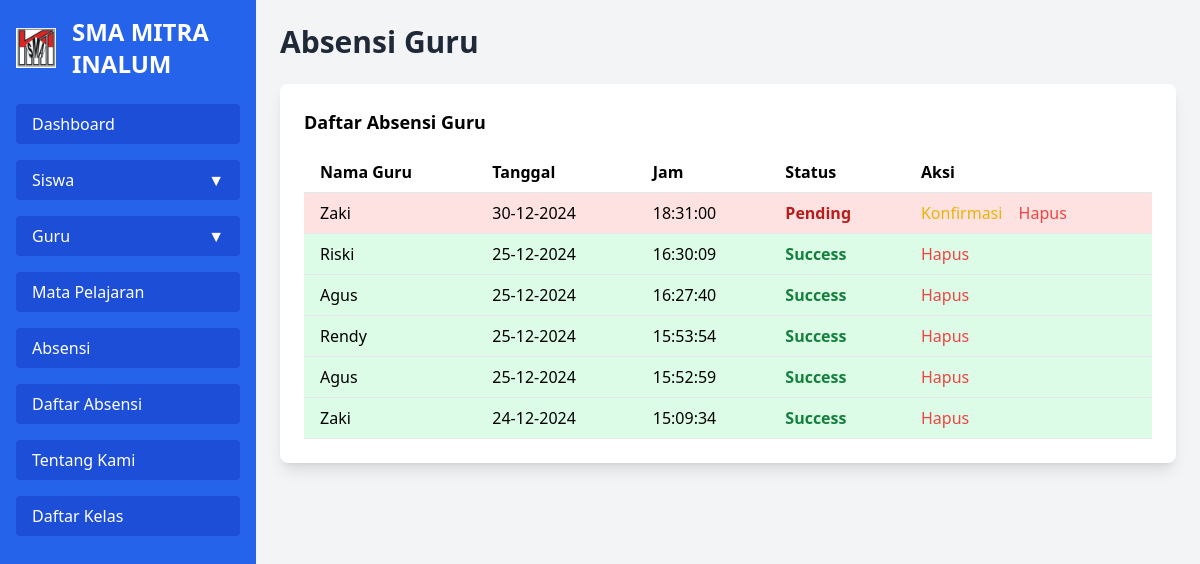
/dashboard/absensi-guru.php (signed in), run on the app's committed database.
### tables this page shows
CREATE TABLE `absensi_guru` (
  `id` int(11) NOT NULL,
  `nama` varchar(255) NOT NULL,
  `tanggal` date NOT NULL,
  `jam` time NOT NULL,
  `status` enum('Pending','Confirmed') DEFAULT 'Pending'
);

### dashboard/absensi-guru.php (the view, shortened to what this page needs)
<?php
include '../fuction.php';
$absensi_data = $conn->query("SELECT * FROM absensi_guru ORDER BY tanggal DESC, jam DESC");
?>
<!DOCTYPE html>
<html lang="en">
<head>
    <script src="https://cdn.tailwindcss.com"></script>
</head>
<body class="bg-gray-100">
    <div class="flex h-screen">
        <?php include 'slidebar.php'; ?>
        <div class="flex-1 p-6">
            <h2 class="text-3xl font-bold text-gray-800 mb-6">Absensi Guru</h2>
            <div class="bg-white shadow-lg rounded-lg p-6 mb-6">
                <h3 class="text-lg font-semibold mb-4">Daftar Absensi Guru</h3>
                <table class="min-w-full table-auto">
                    <thead>
                        <tr>
                            <th class="px-4 py-2 text-left border-b">Nama Guru</th>
                            <th class="px-4 py-2 text-left border-b">Tanggal</th>
                            <th class="px-4 py-2 text-left border-b">Jam</th>
                            <th class="px-4 py-2 text-left border-b">Status</th>
                            <th class="px-4 py-2 text-left border-b">Aksi</th>
                        </tr>
                    </thead>
                    <tbody>
                        <?php while ($row = $absensi_data->fetch_assoc()) : ?>
                        <tr class="<?php echo $row['status'] == 'Confirmed' ? 'bg-green-100' : 'bg-red-100'; ?>">
                            <td class="px-4 py-2 border-b"><?php echo $row['nama']; ?></td>
                            <td class="px-4 py-2 border-b"><?php echo date('d-m-Y', strtotime($row['tanggal'])); ?></td>
                            <td class="px-4 py-2 border-b"><?php echo $row['jam']; ?></td>
                            <td class="px-4 py-2 border-b">
                                <span
                                    class="<?php echo $row['status'] == 'Confirmed' ? 'text-green-700' : 'text-red-700'; ?> font-semibold">
                                    <?php echo $row['status'] == 'Confirmed' ? 'Success' : 'Pending'; ?>
                                </span>
                            </td>
                            <td class="px-4 py-2 border-b">
                                <?php if ($row['status'] == 'Pending') : ?>
                                <a href="javascript:void(0);" onclick="confirmConfirmation(<?php echo $row['id']; ?>)"
                                    class="text-yellow-500 hover:underline mr-3">Konfirmasi</a>
                                <?php endif; ?>
                                <a href="javascript:void(0);" onclick="confirmDeletion(<?php echo $row['id']; ?>)"
                                    class="text-red-500 hover:underline">Hapus</a>
                            </td>
                        </tr>
                        <?php endwhile; ?>
                    </tbody>
                </table>
            </div>
        </div>
    </div>
</body>
</html>

### dashboard/slidebar.php (shortened to what this page needs)
<div class="bg-blue-600 text-white w-64 p-4">
    <div class="flex items-center mb-6">
        <img src="../images/logo.jpeg" alt="Logo" class="w-10 h-10 mr-4">
        <h1 class="text-2xl font-bold">SMA MITRA INALUM</h1>
    </div>
    <ul class="space-y-4">
        <li>
            <a href="index.php" class="block py-2 px-4 bg-blue-700 rounded hover:bg-blue-800">
                Dashboard
            </a>
        </li>
        <li class="relative group">
            <a href="#" class="flex items-center justify-between py-2 px-4 bg-blue-700 rounded hover:bg-blue-800">
                Siswa
                <span class="ml-2 transform group-hover:rotate-90 transition-transform">▼</span>
            </a>
        </li>
        <li class="relative group">
            <a href="#" class="flex items-center justify-between py-2 px-4 bg-blue-700 rounded hover:bg-blue-800">
                Guru
                <span class="ml-2 transform group-hover:rotate-90 transition-transform">▼</span>
            </a>
        </li>
        <li class="relative group">
            <a href="mata-pelajaran.php"
                class="flex items-center justify-between py-2 px-4 bg-blue-700 rounded hover:bg-blue-800">
                Mata Pelajaran
            </a>
        </li>
        <li class="relative group">
            <a href="absensi.php"
                class="flex items-center justify-between py-2 px-4 bg-blue-700 rounded hover:bg-blue-800">
                Absensi
            </a>
        </li>
        <li class="relative group">
            <a href="absensi-guru.php"
                class="flex items-center justify-between py-2 px-4 bg-blue-700 rounded hover:bg-blue-800">
                Daftar Absensi
            </a>
        </li>
        <li class="relative group">
            <a href="About.php"
                class="flex items-center justify-between py-2 px-4 bg-blue-700 rounded hover:bg-blue-800">
                Tentang Kami
            </a>
        </li>
        <li class="relative group">
            <a href="kelas.php"
                class="flex items-center justify-between py-2 px-4 bg-blue-700 rounded hover:bg-blue-800">
                Daftar Kelas
            </a>
        </li>
    </ul>
</div>

### data on the page
absensi_guru: nama "Zaki", tanggal "30-12-2024", jam "18:31:00", status "Pending"
absensi_guru: nama "Riski", tanggal "25-12-2024", jam "16:30:09", status "Success"
absensi_guru: nama "Agus", tanggal "25-12-2024", jam "16:27:40", status "Success"
absensi_guru: nama "Rendy", tanggal "25-12-2024", jam "15:53:54", status "Success"
absensi_guru: nama "Agus", tanggal "25-12-2024", jam "15:52:59", status "Success"
absensi_guru: nama "Zaki", tanggal "24-12-2024", jam "15:09:34", status "Success"
